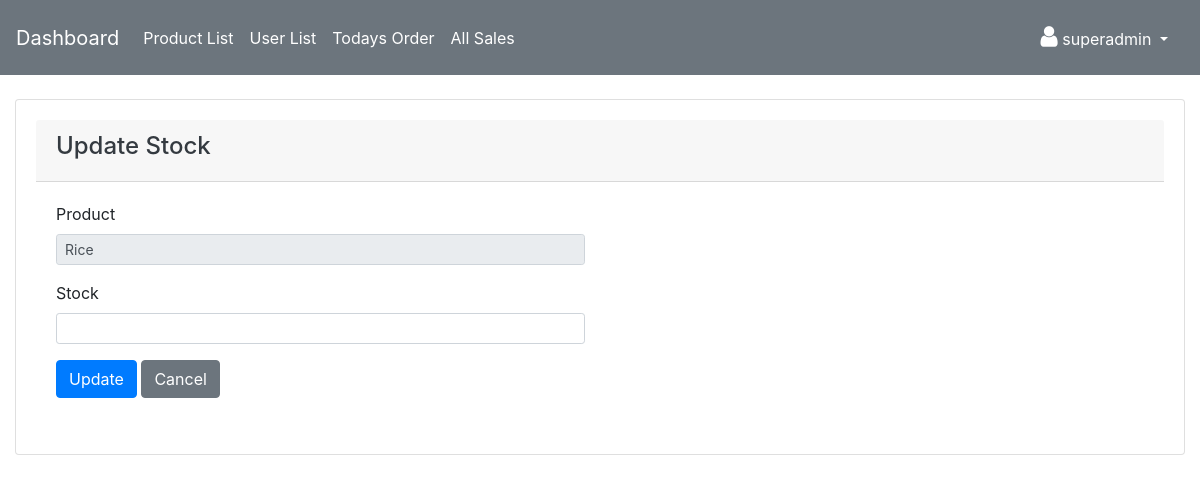
Page /mngr/stock-update/32 (signed in) on the earlier database version.
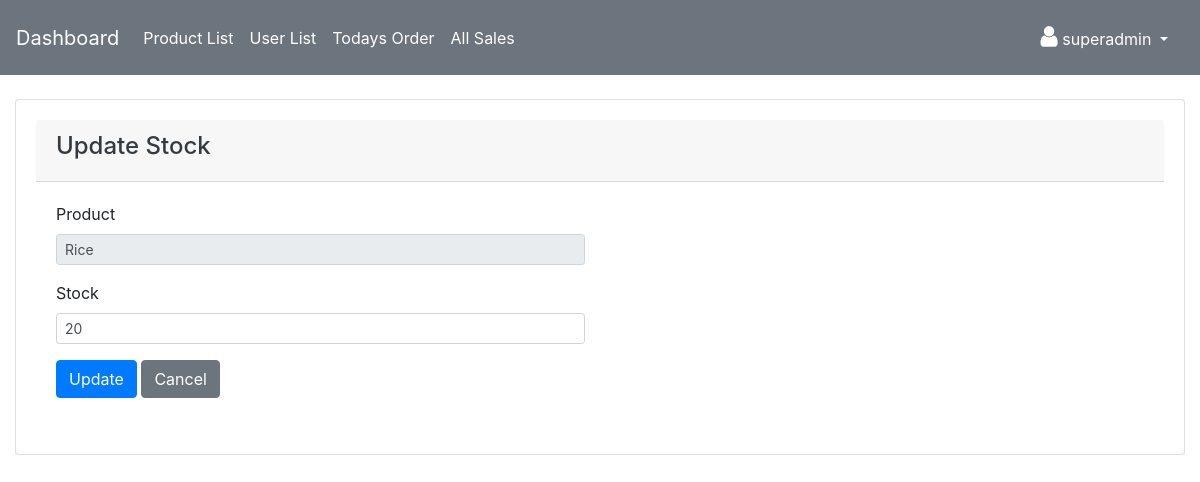
Same page on the later database version.
### mngr/models.py (models this page shows)
class Product(models.Model):
    name = models.CharField(max_length=100)
    description = models.CharField(max_length=255)
    stock = models.IntegerField(null=True)
    created_by = models.ForeignKey(User,on_delete=models.CASCADE)
    created_at = models.DateTimeField(auto_now=True)
    def __str__(self):
        return self.name

### mngr/views.py (the view, shortened to what this page needs)
# urls.py: path('stock-update/<int:product_id>',views.stockUpdate,name='stock_update'),
@login_required(login_url='/stockUpdate/')
def stockUpdate(request,product_id):
    stockForm = StockUpdate(initial={
        'name' : Product.objects.filter(id = product_id).first(),
        'stock' : Product.objects.filter(id = product_id).values_list('stock',flat=True).first()
    })
    context ={
        'stockForm': stockForm
    }
    return render(request,'products/stock.html',context)

### mngr/forms.py
class StockUpdate(forms.ModelForm):
    class Meta:
        model = Product
        fields = ('name', 'stock')
        widgets = {
            'name' : forms.TextInput(attrs={'class':'form-control form-control-sm','readonly':True}),
            'stock' : forms.NumberInput(attrs={'class':'form-control form-control-sm'})
        }

### mngr/templates/products/stock.html (shortened to what this page needs)
{% extends 'adm_template.html' %}
{% block content %}
<div class="row">
    <div class="col-md-12">
        <div class="card">
            <div class="card-header">
                <h4 class="text-dark">Update Stock</h4>
              </div>
            <div class="card-body">
                <div class="row">
                    <div class="col-md-6">
                        <form action="" method="POST">
                            <div class="form-group">
                                <label for="">Product</label>
                                {{ stockForm.name}}
                            </div>
                            <div class="form-group">
                                <label for="">Stock</label>
                                {{ stockForm.stock}}
                            </div>
                            <div class="form-group mt-2">
                                <input type="submit" class="btn btn-primary" value="Update">
                                <a href="{% url 'product_list' %}" class="btn btn-secondary">Cancel</a>
                            </div>
                        </form>
                    </div>
                </div>
            </div>
          </div>
    </div>
</div>
{% endblock content %}

Differences in the rows shown:
changed Product "Rice": stock (not shown) → "20"
